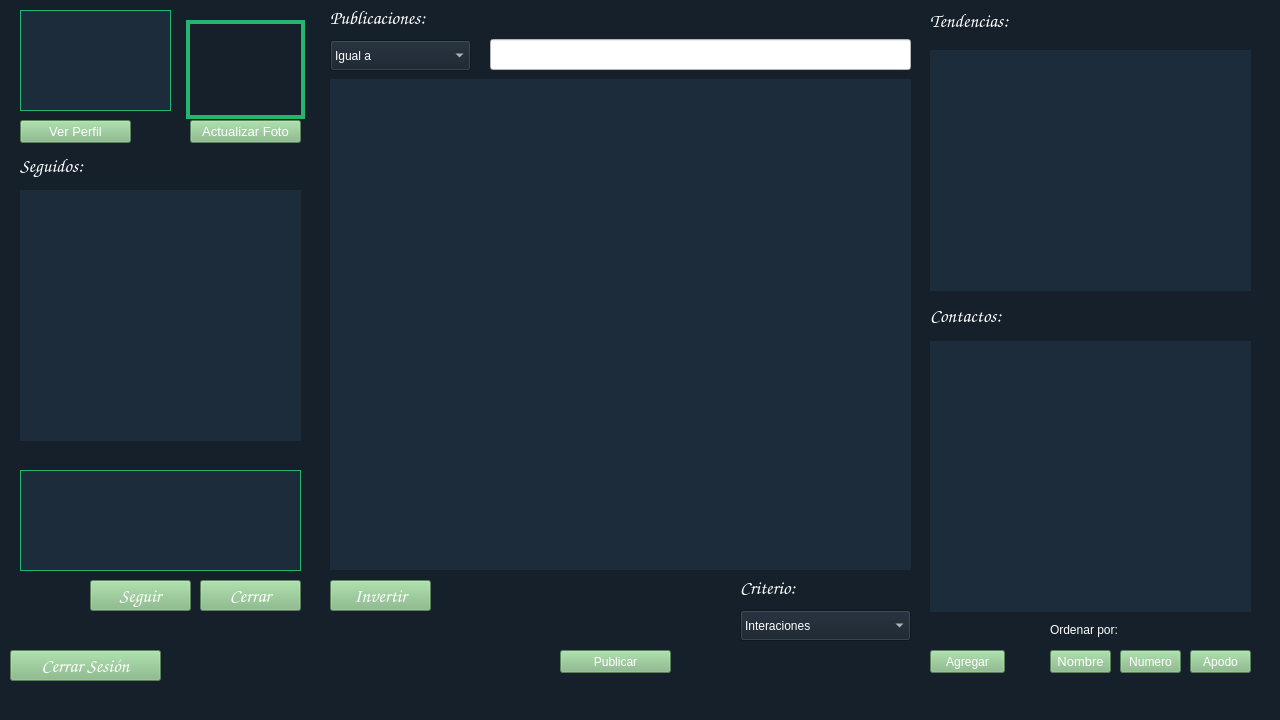
<?xml version="1.0" encoding="UTF-8"?>
<ui version="4.0">
 <class>Principal</class>
 <widget class="QMainWindow" name="Principal">
  <property name="geometry">
   <rect>
    <x>0</x>
    <y>0</y>
    <width>1280</width>
    <height>720</height>
   </rect>
  </property>
  <property name="sizePolicy">
   <sizepolicy hsizetype="Fixed" vsizetype="Fixed">
    <horstretch>0</horstretch>
    <verstretch>0</verstretch>
   </sizepolicy>
  </property>
  <property name="minimumSize">
   <size>
    <width>1280</width>
    <height>720</height>
   </size>
  </property>
  <property name="maximumSize">
   <size>
    <width>1280</width>
    <height>720</height>
   </size>
  </property>
  <property name="windowTitle">
   <string>HiTagget</string>
  </property>
  <property name="windowIcon">
   <iconset>
    <normaloff>../../../../UPC/CICLO 3/Algoritmos y estructura de datos/Semana 7/logo_icon.ico</normaloff>../../../../UPC/CICLO 3/Algoritmos y estructura de datos/Semana 7/logo_icon.ico</iconset>
  </property>
  <property name="styleSheet">
   <string notr="true">color: rgb(255, 255, 255);
background-color: rgb(21, 32, 43);
font: 14pt &quot;Comic Sans MS&quot;;</string>
  </property>
  <widget class="QWidget" name="centralwidget">
   <widget class="QListWidget" name="listWidgetCont">
    <property name="geometry">
     <rect>
      <x>930</x>
      <y>341</y>
      <width>321</width>
      <height>271</height>
     </rect>
    </property>
    <property name="font">
     <font>
      <family>Courier</family>
      <pointsize>8</pointsize>
      <weight>50</weight>
      <italic>false</italic>
      <bold>false</bold>
     </font>
    </property>
    <property name="styleSheet">
     <string notr="true">color: rgb(255, 255, 255);
background-color: rgb(28, 44, 58);
border-top-color: rgb(25, 39, 52);
font: 8pt &quot;Courier&quot;;</string>
    </property>
    <property name="frameShape">
     <enum>QFrame::Box</enum>
    </property>
    <property name="frameShadow">
     <enum>QFrame::Plain</enum>
    </property>
    <property name="lineWidth">
     <number>0</number>
    </property>
   </widget>
   <widget class="QListWidget" name="listWidgetPubli">
    <property name="geometry">
     <rect>
      <x>330</x>
      <y>79</y>
      <width>581</width>
      <height>491</height>
     </rect>
    </property>
    <property name="maximumSize">
     <size>
      <width>581</width>
      <height>520</height>
     </size>
    </property>
    <property name="styleSheet">
     <string notr="true">color: rgb(255, 255, 255);
background-color: rgb(28, 44, 58);
border-top-color: rgb(25, 39, 52);
font: 9pt &quot;Arial&quot;;</string>
    </property>
    <property name="frameShape">
     <enum>QFrame::Box</enum>
    </property>
    <property name="frameShadow">
     <enum>QFrame::Plain</enum>
    </property>
    <property name="lineWidth">
     <number>0</number>
    </property>
    <property name="horizontalScrollBarPolicy">
     <enum>Qt::ScrollBarAsNeeded</enum>
    </property>
    <property name="selectionMode">
     <enum>QAbstractItemView::NoSelection</enum>
    </property>
   </widget>
   <widget class="QPushButton" name="btnCamFoto">
    <property name="geometry">
     <rect>
      <x>190</x>
      <y>120</y>
      <width>111</width>
      <height>23</height>
     </rect>
    </property>
    <property name="font">
     <font>
      <family>Arial</family>
      <pointsize>10</pointsize>
      <weight>50</weight>
      <italic>false</italic>
      <bold>false</bold>
     </font>
    </property>
    <property name="styleSheet">
     <string notr="true">font: 10pt &quot;Arial&quot;;
background-color: rgb(128, 183, 128);
color: rgb(255, 255, 255);</string>
    </property>
    <property name="text">
     <string>Actualizar Foto</string>
    </property>
   </widget>
   <widget class="QLabel" name="lblFPerfil">
    <property name="geometry">
     <rect>
      <x>190</x>
      <y>24</y>
      <width>111</width>
      <height>91</height>
     </rect>
    </property>
    <property name="text">
     <string/>
    </property>
    <property name="pixmap">
     <pixmap>:/D:/UPC/CICLO 3/Algoritmos y estructura de datos/TP/Usuario.png</pixmap>
    </property>
    <property name="scaledContents">
     <bool>true</bool>
    </property>
   </widget>
   <widget class="QLabel" name="lblUsuario">
    <property name="geometry">
     <rect>
      <x>20</x>
      <y>10</y>
      <width>151</width>
      <height>101</height>
     </rect>
    </property>
    <property name="font">
     <font>
      <family>Comic Sans MS</family>
      <pointsize>13</pointsize>
      <weight>50</weight>
      <italic>false</italic>
      <bold>false</bold>
     </font>
    </property>
    <property name="styleSheet">
     <string notr="true">color: rgb(35, 182, 111);
border-color: rgb(255, 255, 0);
background-color: rgb(28, 44, 58);
font: 13pt &quot;Comic Sans MS&quot;;</string>
    </property>
    <property name="frameShape">
     <enum>QFrame::Box</enum>
    </property>
    <property name="text">
     <string/>
    </property>
    <property name="alignment">
     <set>Qt::AlignLeading|Qt::AlignLeft|Qt::AlignTop</set>
    </property>
   </widget>
   <widget class="QListWidget" name="listWidgetFollowers">
    <property name="geometry">
     <rect>
      <x>20</x>
      <y>190</y>
      <width>281</width>
      <height>251</height>
     </rect>
    </property>
    <property name="styleSheet">
     <string notr="true">border-color: rgb(35, 182, 111);
color: rgb(255, 255, 255);
background-color: rgb(28, 44, 58);
font: 9pt &quot;Arial&quot;;</string>
    </property>
    <property name="frameShape">
     <enum>QFrame::Box</enum>
    </property>
    <property name="frameShadow">
     <enum>QFrame::Plain</enum>
    </property>
    <property name="lineWidth">
     <number>0</number>
    </property>
   </widget>
   <widget class="QListWidget" name="listWidgetTend">
    <property name="geometry">
     <rect>
      <x>930</x>
      <y>50</y>
      <width>321</width>
      <height>241</height>
     </rect>
    </property>
    <property name="styleSheet">
     <string notr="true">color: rgb(255, 255, 255);
background-color: rgb(28, 44, 58);
border-top-color: rgb(25, 39, 52);
font: 9pt &quot;Arial&quot;;</string>
    </property>
    <property name="frameShape">
     <enum>QFrame::Box</enum>
    </property>
    <property name="frameShadow">
     <enum>QFrame::Plain</enum>
    </property>
    <property name="lineWidth">
     <number>0</number>
    </property>
    <property name="sizeAdjustPolicy">
     <enum>QAbstractScrollArea::AdjustToContentsOnFirstShow</enum>
    </property>
    <property name="selectionMode">
     <enum>QAbstractItemView::NoSelection</enum>
    </property>
   </widget>
   <widget class="QPushButton" name="btnPublicar">
    <property name="geometry">
     <rect>
      <x>560</x>
      <y>650</y>
      <width>111</width>
      <height>23</height>
     </rect>
    </property>
    <property name="styleSheet">
     <string notr="true">font: 10pt &quot;Arial&quot;;
background-color: rgb(128, 183, 128);
color: rgb(255, 255, 255);</string>
    </property>
    <property name="text">
     <string>Publicar</string>
    </property>
   </widget>
   <widget class="QPushButton" name="btnAgregar">
    <property name="geometry">
     <rect>
      <x>930</x>
      <y>650</y>
      <width>75</width>
      <height>23</height>
     </rect>
    </property>
    <property name="styleSheet">
     <string notr="true">font: 10pt &quot;Arial&quot;;
background-color: rgb(128, 183, 128);
color: rgb(255, 255, 255);</string>
    </property>
    <property name="text">
     <string>Agregar</string>
    </property>
   </widget>
   <widget class="QLabel" name="label_2">
    <property name="geometry">
     <rect>
      <x>740</x>
      <y>580</y>
      <width>131</width>
      <height>16</height>
     </rect>
    </property>
    <property name="font">
     <font>
      <family>Comic Sans MS</family>
      <pointsize>14</pointsize>
      <weight>50</weight>
      <italic>false</italic>
      <bold>false</bold>
     </font>
    </property>
    <property name="text">
     <string>Criterio:</string>
    </property>
   </widget>
   <widget class="QLabel" name="label_5">
    <property name="geometry">
     <rect>
      <x>330</x>
      <y>10</y>
      <width>171</width>
      <height>16</height>
     </rect>
    </property>
    <property name="font">
     <font>
      <family>Comic Sans MS</family>
      <pointsize>14</pointsize>
      <weight>50</weight>
      <italic>false</italic>
      <bold>false</bold>
     </font>
    </property>
    <property name="text">
     <string>Publicaciones:</string>
    </property>
   </widget>
   <widget class="QLabel" name="label_6">
    <property name="geometry">
     <rect>
      <x>930</x>
      <y>5</y>
      <width>171</width>
      <height>31</height>
     </rect>
    </property>
    <property name="font">
     <font>
      <family>Comic Sans MS</family>
      <pointsize>14</pointsize>
      <weight>50</weight>
      <italic>false</italic>
      <bold>false</bold>
     </font>
    </property>
    <property name="text">
     <string>Tendencias:</string>
    </property>
   </widget>
   <widget class="QLabel" name="label_7">
    <property name="geometry">
     <rect>
      <x>930</x>
      <y>305</y>
      <width>171</width>
      <height>21</height>
     </rect>
    </property>
    <property name="font">
     <font>
      <family>Comic Sans MS</family>
      <pointsize>14</pointsize>
      <weight>50</weight>
      <italic>false</italic>
      <bold>false</bold>
     </font>
    </property>
    <property name="text">
     <string>Contactos:</string>
    </property>
   </widget>
   <widget class="QLabel" name="label_8">
    <property name="geometry">
     <rect>
      <x>20</x>
      <y>150</y>
      <width>171</width>
      <height>31</height>
     </rect>
    </property>
    <property name="font">
     <font>
      <family>Comic Sans MS</family>
      <pointsize>14</pointsize>
      <weight>50</weight>
      <italic>false</italic>
      <bold>false</bold>
     </font>
    </property>
    <property name="text">
     <string>Seguidos:</string>
    </property>
   </widget>
   <widget class="QLabel" name="label_9">
    <property name="geometry">
     <rect>
      <x>186</x>
      <y>20</y>
      <width>119</width>
      <height>99</height>
     </rect>
    </property>
    <property name="styleSheet">
     <string notr="true">background-color: rgb(35, 182, 111);</string>
    </property>
    <property name="text">
     <string/>
    </property>
   </widget>
   <widget class="QPushButton" name="BCnom">
    <property name="geometry">
     <rect>
      <x>1050</x>
      <y>650</y>
      <width>61</width>
      <height>23</height>
     </rect>
    </property>
    <property name="font">
     <font>
      <family>Arial</family>
      <pointsize>10</pointsize>
      <weight>50</weight>
      <italic>false</italic>
      <bold>false</bold>
      <underline>false</underline>
     </font>
    </property>
    <property name="styleSheet">
     <string notr="true">font: 10pt &quot;Arial&quot;;
background-color: rgb(128, 183, 128);
color: rgb(255, 255, 255);</string>
    </property>
    <property name="text">
     <string>Nombre</string>
    </property>
   </widget>
   <widget class="QPushButton" name="BCnum">
    <property name="geometry">
     <rect>
      <x>1120</x>
      <y>650</y>
      <width>61</width>
      <height>23</height>
     </rect>
    </property>
    <property name="styleSheet">
     <string notr="true">font: 10pt &quot;Arial&quot;;
background-color: rgb(128, 183, 128);
color: rgb(255, 255, 255);</string>
    </property>
    <property name="text">
     <string>Numero</string>
    </property>
   </widget>
   <widget class="QPushButton" name="BCapod">
    <property name="geometry">
     <rect>
      <x>1190</x>
      <y>650</y>
      <width>61</width>
      <height>23</height>
     </rect>
    </property>
    <property name="styleSheet">
     <string notr="true">font: 10pt &quot;Arial&quot;;
background-color: rgb(128, 183, 128);
color: rgb(255, 255, 255);</string>
    </property>
    <property name="text">
     <string>Apodo</string>
    </property>
   </widget>
   <widget class="QLabel" name="label_10">
    <property name="geometry">
     <rect>
      <x>1050</x>
      <y>620</y>
      <width>201</width>
      <height>20</height>
     </rect>
    </property>
    <property name="styleSheet">
     <string notr="true">font: 14pt &quot;Comic Sans MS&quot;;</string>
    </property>
    <property name="text">
     <string>Ordenar por:</string>
    </property>
   </widget>
   <widget class="QComboBox" name="cb_criterios">
    <property name="geometry">
     <rect>
      <x>740</x>
      <y>610</y>
      <width>171</width>
      <height>31</height>
     </rect>
    </property>
    <item>
     <property name="text">
      <string>Interaciones</string>
     </property>
    </item>
    <item>
     <property name="text">
      <string>Fecha</string>
     </property>
    </item>
    <item>
     <property name="text">
      <string>Likes</string>
     </property>
    </item>
   </widget>
   <widget class="QLineEdit" name="txtSearchBox">
    <property name="geometry">
     <rect>
      <x>490</x>
      <y>39</y>
      <width>421</width>
      <height>31</height>
     </rect>
    </property>
    <property name="styleSheet">
     <string notr="true">background-color: rgb(255, 255, 255);
color: rgb(35, 182, 111);
font: 8pt &quot;Comic Sans MS&quot;;</string>
    </property>
   </widget>
   <widget class="QComboBox" name="cmbBoxSearchOptions">
    <property name="geometry">
     <rect>
      <x>330</x>
      <y>40</y>
      <width>141</width>
      <height>31</height>
     </rect>
    </property>
    <item>
     <property name="text">
      <string>Igual a</string>
     </property>
    </item>
    <item>
     <property name="text">
      <string>Inicia con</string>
     </property>
    </item>
    <item>
     <property name="text">
      <string>Finaliza con</string>
     </property>
    </item>
    <item>
     <property name="text">
      <string>Contiene</string>
     </property>
    </item>
    <item>
     <property name="text">
      <string>No contiene</string>
     </property>
    </item>
   </widget>
   <widget class="QPushButton" name="btnInvertir">
    <property name="geometry">
     <rect>
      <x>330</x>
      <y>580</y>
      <width>101</width>
      <height>31</height>
     </rect>
    </property>
    <property name="font">
     <font>
      <family>Comic Sans MS</family>
      <pointsize>14</pointsize>
      <weight>50</weight>
      <italic>false</italic>
      <bold>false</bold>
     </font>
    </property>
    <property name="styleSheet">
     <string notr="true">background-color: rgb(128, 183, 128);
color: rgb(255, 255, 255);
font: 14pt &quot;Comic Sans MS&quot;;</string>
    </property>
    <property name="text">
     <string>Invertir</string>
    </property>
   </widget>
   <widget class="QLabel" name="lblShownUser">
    <property name="geometry">
     <rect>
      <x>20</x>
      <y>470</y>
      <width>281</width>
      <height>101</height>
     </rect>
    </property>
    <property name="font">
     <font>
      <family>Comic Sans MS</family>
      <pointsize>13</pointsize>
      <weight>50</weight>
      <italic>false</italic>
      <bold>false</bold>
     </font>
    </property>
    <property name="styleSheet">
     <string notr="true">color: rgb(35, 182, 111);
border-color: rgb(255, 255, 0);
background-color: rgb(28, 44, 58);
font: 13pt &quot;Comic Sans MS&quot;;</string>
    </property>
    <property name="frameShape">
     <enum>QFrame::Box</enum>
    </property>
    <property name="text">
     <string/>
    </property>
    <property name="alignment">
     <set>Qt::AlignLeading|Qt::AlignLeft|Qt::AlignTop</set>
    </property>
   </widget>
   <widget class="QPushButton" name="btnCloseUserProfile">
    <property name="geometry">
     <rect>
      <x>200</x>
      <y>580</y>
      <width>101</width>
      <height>31</height>
     </rect>
    </property>
    <property name="font">
     <font>
      <family>Comic Sans MS</family>
      <pointsize>14</pointsize>
      <weight>50</weight>
      <italic>false</italic>
      <bold>false</bold>
     </font>
    </property>
    <property name="styleSheet">
     <string notr="true">background-color: rgb(128, 183, 128);
color: rgb(255, 255, 255);
font: 14pt &quot;Comic Sans MS&quot;;</string>
    </property>
    <property name="text">
     <string>Cerrar</string>
    </property>
   </widget>
   <widget class="QPushButton" name="btnFollow">
    <property name="geometry">
     <rect>
      <x>90</x>
      <y>580</y>
      <width>101</width>
      <height>31</height>
     </rect>
    </property>
    <property name="font">
     <font>
      <family>Comic Sans MS</family>
      <pointsize>14</pointsize>
      <weight>50</weight>
      <italic>false</italic>
      <bold>false</bold>
     </font>
    </property>
    <property name="styleSheet">
     <string notr="true">background-color: rgb(128, 183, 128);
color: rgb(255, 255, 255);
font: 14pt &quot;Comic Sans MS&quot;;</string>
    </property>
    <property name="text">
     <string>Seguir</string>
    </property>
   </widget>
   <widget class="QPushButton" name="btnLogOut">
    <property name="geometry">
     <rect>
      <x>10</x>
      <y>650</y>
      <width>151</width>
      <height>31</height>
     </rect>
    </property>
    <property name="font">
     <font>
      <family>Comic Sans MS</family>
      <pointsize>14</pointsize>
      <weight>50</weight>
      <italic>false</italic>
      <bold>false</bold>
     </font>
    </property>
    <property name="styleSheet">
     <string notr="true">background-color: rgb(128, 183, 128);
color: rgb(255, 255, 255);
font: 14pt &quot;Comic Sans MS&quot;;</string>
    </property>
    <property name="text">
     <string>Cerrar Sesión</string>
    </property>
   </widget>
   <widget class="QPushButton" name="btnShowMyProfile">
    <property name="geometry">
     <rect>
      <x>20</x>
      <y>120</y>
      <width>111</width>
      <height>23</height>
     </rect>
    </property>
    <property name="font">
     <font>
      <family>Arial</family>
      <pointsize>10</pointsize>
      <weight>50</weight>
      <italic>false</italic>
      <bold>false</bold>
     </font>
    </property>
    <property name="styleSheet">
     <string notr="true">font: 10pt &quot;Arial&quot;;
background-color: rgb(128, 183, 128);
color: rgb(255, 255, 255);</string>
    </property>
    <property name="text">
     <string>Ver Perfil</string>
    </property>
   </widget>
   <zorder>label_9</zorder>
   <zorder>listWidgetCont</zorder>
   <zorder>listWidgetPubli</zorder>
   <zorder>btnCamFoto</zorder>
   <zorder>lblFPerfil</zorder>
   <zorder>lblUsuario</zorder>
   <zorder>listWidgetFollowers</zorder>
   <zorder>listWidgetTend</zorder>
   <zorder>btnPublicar</zorder>
   <zorder>btnAgregar</zorder>
   <zorder>label_2</zorder>
   <zorder>label_5</zorder>
   <zorder>label_6</zorder>
   <zorder>label_7</zorder>
   <zorder>label_8</zorder>
   <zorder>BCnom</zorder>
   <zorder>BCnum</zorder>
   <zorder>BCapod</zorder>
   <zorder>label_10</zorder>
   <zorder>cb_criterios</zorder>
   <zorder>txtSearchBox</zorder>
   <zorder>cmbBoxSearchOptions</zorder>
   <zorder>btnInvertir</zorder>
   <zorder>lblShownUser</zorder>
   <zorder>btnCloseUserProfile</zorder>
   <zorder>btnFollow</zorder>
   <zorder>btnLogOut</zorder>
   <zorder>btnShowMyProfile</zorder>
  </widget>
  <widget class="QMenuBar" name="menubar">
   <property name="geometry">
    <rect>
     <x>0</x>
     <y>0</y>
     <width>1280</width>
     <height>37</height>
    </rect>
   </property>
  </widget>
  <widget class="QStatusBar" name="statusbar"/>
 </widget>
 <tabstops>
  <tabstop>btnPublicar</tabstop>
  <tabstop>btnAgregar</tabstop>
  <tabstop>listWidgetPubli</tabstop>
  <tabstop>listWidgetTend</tabstop>
  <tabstop>listWidgetFollowers</tabstop>
  <tabstop>btnCamFoto</tabstop>
  <tabstop>listWidgetCont</tabstop>
 </tabstops>
 <resources/>
 <connections/>
</ui>
